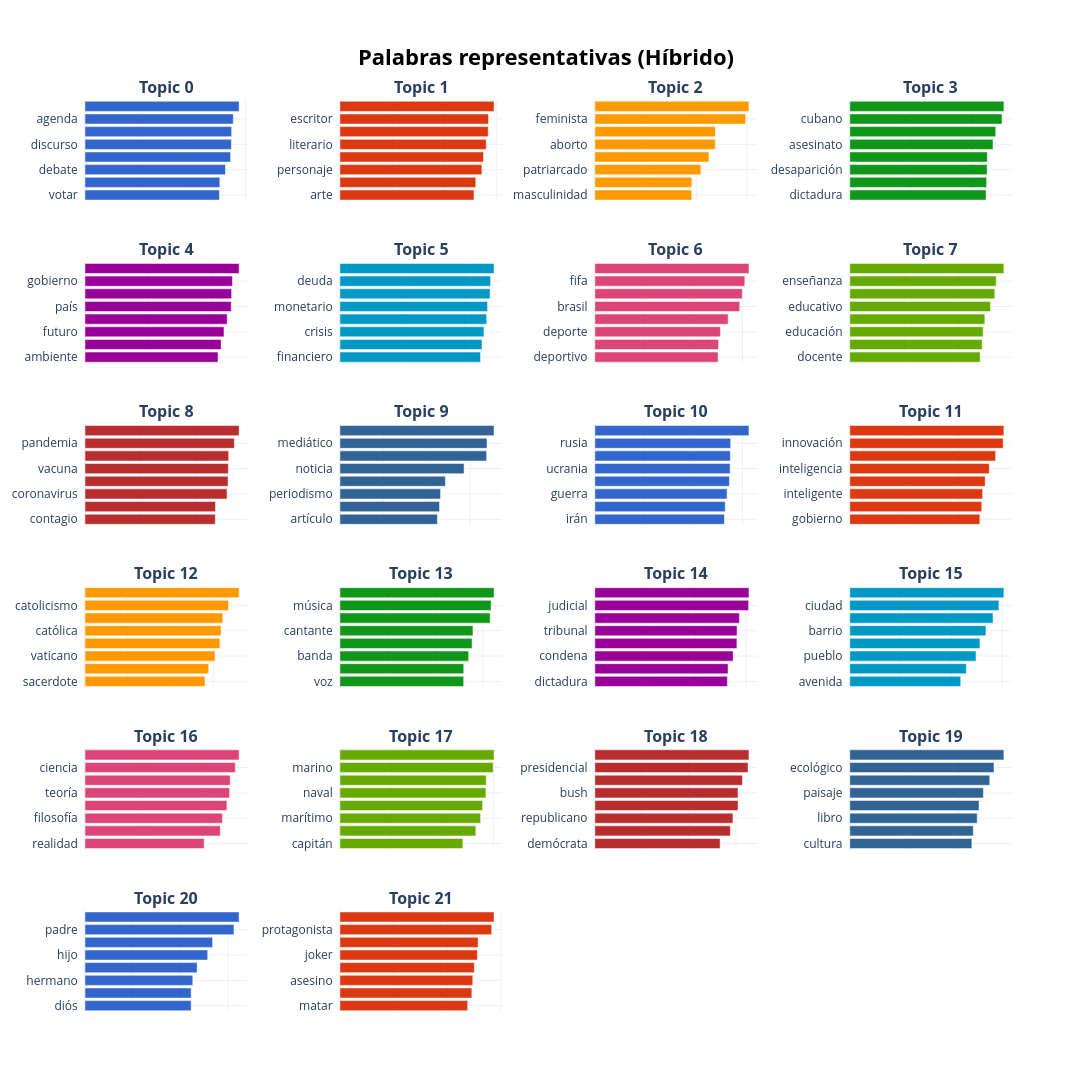

The notebook cell saved with this chart:
### Code cell
topicos_palabras(
    topic_model_reasignado, 
    df, 
    df['topic_sin_outliers']
)

### Figure 1 — Plotly figure (JSON) as saved in the notebook; plotly's stock layout.template omitted (floating-point values rounded to 4 significant figures)
{"data": [{"hovertemplate": "<b>Término:</b> %{y}<br><b>Relevancia:</b> %{x:.3f}<extra></extra>", "marker": {"color": "#3366CC"}, "orientation": "h", "type": "bar", "x": [0.5025, 0.504, 0.525, 0.5443, 0.547, 0.5481, 0.5544, 0.5761], "xaxis": "x", "y": ["votar  ", "coalición  ", "debate  ", "electoral  ", "discurso  ", "campaña  ", "agenda  ", "candidato  "], "yaxis": "y"}, {"hovertemplate": "<b>Término:</b> %{y}<br><b>Relevancia:</b> %{x:.3f}<extra></extra>", "marker": {"color": "#DC3912"}, "orientation": "h", "type": "bar", "x": [0.5124, 0.5192, 0.5423, 0.5486, 0.5589, 0.5665, 0.5676, 0.5888], "xaxis": "x2", "y": ["arte  ", "artístico  ", "personaje  ", "poeta  ", "literario  ", "autor  ", "escritor  ", "artista  "], "yaxis": "y2"}, {"hovertemplate": "<b>Término:</b> %{y}<br><b>Relevancia:</b> %{x:.3f}<extra></extra>", "marker": {"color": "#FF9900"}, "orientation": "h", "type": "bar", "x": [0.3825, 0.3828, 0.4186, 0.4503, 0.475, 0.4756, 0.5952, 0.6083], "xaxis": "x3", "y": ["masculinidad  ", "libertad  ", "patriarcado  ", "debate  ", "aborto  ", "abortar  ", "feminista  ", "feminismo  "], "yaxis": "y3"}, {"hovertemplate": "<b>Término:</b> %{y}<br><b>Relevancia:</b> %{x:.3f}<extra></extra>", "marker": {"color": "#109618"}, "orientation": "h", "type": "bar", "x": [0.4462, 0.448, 0.4497, 0.4503, 0.4689, 0.4777, 0.4986, 0.5046], "xaxis": "x4", "y": ["dictadura  ", "santiago  ", "desaparición  ", "carlos  ", "asesinato  ", "muerto  ", "cubano  ", "cuba  "], "yaxis": "y4"}, {"hovertemplate": "<b>Término:</b> %{y}<br><b>Relevancia:</b> %{x:.3f}<extra></extra>", "marker": {"color": "#990099"}, "orientation": "h", "type": "bar", "x": [0.4212, 0.431, 0.4401, 0.4502, 0.463, 0.4642, 0.4668, 0.488], "xaxis": "x5", "y": ["ambiente  ", "cambio  ", "futuro  ", "sociedad  ", "país  ", "crisis  ", "gobierno  ", "nacional  "], "yaxis": "y5"}, {"hovertemplate": "<b>Término:</b> %{y}<br><b>Relevancia:</b> %{x:.3f}<extra></extra>", "marker": {"color": "#0099C6"}, "orientation": "h", "type": "bar", "x": [0.451, 0.456, 0.4621, 0.4709, 0.4737, 0.4819, 0.4834, 0.4945], "xaxis": "x6", "y": ["financiero  ", "inflación  ", "crisis  ", "económico  ", "monetario  ", "fiscal  ", "deuda  ", "economía  "], "yaxis": "y6"}, {"hovertemplate": "<b>Término:</b> %{y}<br><b>Relevancia:</b> %{x:.3f}<extra></extra>", "marker": {"color": "#DD4477"}, "orientation": "h", "type": "bar", "x": [0.501, 0.5028, 0.5106, 0.542, 0.589, 0.5992, 0.6097, 0.6266], "xaxis": "x7", "y": ["deportivo  ", "campeón  ", "deporte  ", "barcelona  ", "brasil  ", "fútbol  ", "fifa  ", "futbolista  "], "yaxis": "y7"}, {"hovertemplate": "<b>Término:</b> %{y}<br><b>Relevancia:</b> %{x:.3f}<extra></extra>", "marker": {"color": "#66AA00"}, "orientation": "h", "type": "bar", "x": [0.4779, 0.4853, 0.489, 0.4952, 0.5159, 0.5318, 0.537, 0.565], "xaxis": "x8", "y": ["docente  ", "colegio  ", "educación  ", "enseñar  ", "educativo  ", "escolar  ", "enseñanza  ", "pedagógico  "], "yaxis": "y8"}, {"hovertemplate": "<b>Término:</b> %{y}<br><b>Relevancia:</b> %{x:.3f}<extra></extra>", "marker": {"color": "#B82E2E"}, "orientation": "h", "type": "bar", "x": [0.4721, 0.473, 0.5148, 0.5185, 0.5196, 0.5206, 0.5413, 0.5586], "xaxis": "x9", "y": ["contagio  ", "fiebre  ", "coronavirus  ", "vacunación  ", "vacuna  ", "virus  ", "pandemia  ", "epidemia  "], "yaxis": "y9"}, {"hovertemplate": "<b>Término:</b> %{y}<br><b>Relevancia:</b> %{x:.3f}<extra></extra>", "marker": {"color": "#316395"}, "orientation": "h", "type": "bar", "x": [0.4491, 0.4588, 0.4637, 0.4863, 0.5721, 0.6762, 0.6778, 0.7102], "xaxis": "x10", "y": ["artículo  ", "editorial  ", "periodismo  ", "publicar  ", "noticia  ", "periodista  ", "mediático  ", "periodístico  "], "yaxis": "y10"}, {"hovertemplate": "<b>Término:</b> %{y}<br><b>Relevancia:</b> %{x:.3f}<extra></extra>", "marker": {"color": "#3366CC"}, "orientation": "h", "type": "bar", "x": [0.526, 0.5293, 0.5367, 0.5464, 0.549, 0.5501, 0.5514, 0.6257], "xaxis": "x11", "y": ["irán  ", "ruso  ", "guerra  ", "moscú  ", "ucrania  ", "siria  ", "rusia  ", "soviético  "], "yaxis": "y11"}, {"hovertemplate": "<b>Término:</b> %{y}<br><b>Relevancia:</b> %{x:.3f}<extra></extra>", "marker": {"color": "#DC3912"}, "orientation": "h", "type": "bar", "x": [0.4783, 0.4852, 0.4884, 0.4977, 0.5128, 0.5361, 0.5641, 0.5666], "xaxis": "x12", "y": ["gobierno  ", "tech  ", "inteligente  ", "futuro  ", "inteligencia  ", "tecnología  ", "innovación  ", "tecnológico  "], "yaxis": "y12"}, {"hovertemplate": "<b>Término:</b> %{y}<br><b>Relevancia:</b> %{x:.3f}<extra></extra>", "marker": {"color": "#FF9900"}, "orientation": "h", "type": "bar", "x": [0.5615, 0.5786, 0.6085, 0.6313, 0.6367, 0.6451, 0.6713, 0.7211], "xaxis": "x13", "y": ["sacerdote  ", "jesuita  ", "vaticano  ", "católico  ", "católica  ", "arzobispo  ", "catolicismo  ", "papal  "], "yaxis": "y13"}, {"hovertemplate": "<b>Término:</b> %{y}<br><b>Relevancia:</b> %{x:.3f}<extra></extra>", "marker": {"color": "#109618"}, "orientation": "h", "type": "bar", "x": [0.5192, 0.5194, 0.54, 0.5544, 0.5581, 0.6304, 0.6341, 0.6466], "xaxis": "x14", "y": ["voz  ", "cantar  ", "banda  ", "canción  ", "cantante  ", "musical  ", "música  ", "músico  "], "yaxis": "y14"}, {"hovertemplate": "<b>Término:</b> %{y}<br><b>Relevancia:</b> %{x:.3f}<extra></extra>", "marker": {"color": "#990099"}, "orientation": "h", "type": "bar", "x": [0.5259, 0.5285, 0.5488, 0.5637, 0.5643, 0.5738, 0.6103, 0.6116], "xaxis": "x15", "y": ["dictadura  ", "sentencia  ", "condena  ", "juez  ", "tribunal  ", "juzgado  ", "judicial  ", "justicia  "], "yaxis": "y15"}, {"hovertemplate": "<b>Término:</b> %{y}<br><b>Relevancia:</b> %{x:.3f}<extra></extra>", "marker": {"color": "#0099C6"}, "orientation": "h", "type": "bar", "x": [0.4377, 0.4598, 0.4982, 0.5134, 0.5373, 0.5653, 0.5884, 0.608], "xaxis": "x16", "y": ["avenida  ", "público  ", "pueblo  ", "vecino  ", "barrio  ", "comunidad  ", "ciudad  ", "urbano  "], "yaxis": "y16"}, {"hovertemplate": "<b>Término:</b> %{y}<br><b>Relevancia:</b> %{x:.3f}<extra></extra>", "marker": {"color": "#DD4477"}, "orientation": "h", "type": "bar", "x": [0.404, 0.459, 0.466, 0.4812, 0.4903, 0.4924, 0.5098, 0.5227], "xaxis": "x17", "y": ["realidad  ", "astrología  ", "filosofía  ", "universo  ", "teoría  ", "científico  ", "ciencia  ", "astrónomo  "], "yaxis": "y17"}, {"hovertemplate": "<b>Término:</b> %{y}<br><b>Relevancia:</b> %{x:.3f}<extra></extra>", "marker": {"color": "#66AA00"}, "orientation": "h", "type": "bar", "x": [0.4806, 0.5316, 0.5501, 0.5578, 0.571, 0.5723, 0.5994, 0.6027], "xaxis": "x18", "y": ["capitán  ", "barco  ", "marítimo  ", "marina  ", "naval  ", "océano  ", "marino  ", "submarino  "], "yaxis": "y18"}, {"hovertemplate": "<b>Término:</b> %{y}<br><b>Relevancia:</b> %{x:.3f}<extra></extra>", "marker": {"color": "#B82E2E"}, "orientation": "h", "type": "bar", "x": [0.533, 0.5768, 0.5876, 0.6091, 0.6092, 0.6281, 0.6516, 0.6557], "xaxis": "x19", "y": ["demócrata  ", "obama  ", "republicano  ", "presidencia  ", "bush  ", "presidente  ", "presidencial  ", "trump  "], "yaxis": "y19"}, {"hovertemplate": "<b>Término:</b> %{y}<br><b>Relevancia:</b> %{x:.3f}<extra></extra>", "marker": {"color": "#316395"}, "orientation": "h", "type": "bar", "x": [0.4489, 0.4541, 0.4685, 0.4753, 0.4912, 0.5147, 0.5302, 0.5666], "xaxis": "x20", "y": ["cultura  ", "especie  ", "libro  ", "literario  ", "paisaje  ", "naturaleza  ", "ecológico  ", "selva  "], "yaxis": "y20"}, {"hovertemplate": "<b>Término:</b> %{y}<br><b>Relevancia:</b> %{x:.3f}<extra></extra>", "marker": {"color": "#3366CC"}, "orientation": "h", "type": "bar", "x": [0.4456, 0.4457, 0.4525, 0.4709, 0.5151, 0.5358, 0.6254, 0.647], "xaxis": "x21", "y": ["diós  ", "infantil  ", "hermano  ", "niño  ", "hijo  ", "abuelo  ", "padre  ", "papá  "], "yaxis": "y21"}, {"hovertemplate": "<b>Término:</b> %{y}<br><b>Relevancia:</b> %{x:.3f}<extra></extra>", "marker": {"color": "#DC3912"}, "orientation": "h", "type": "bar", "x": [0.4763, 0.4918, 0.4955, 0.5012, 0.5126, 0.5152, 0.5658, 0.5746], "xaxis": "x22", "y": ["matar  ", "película  ", "asesino  ", "asesinar  ", "joker  ", "personaje  ", "protagonista  ", "héroe  "], "yaxis": "y22"}], "layout": {"annotations": [{"font": {"size": 16}, "showarrow": false, "text": "<b>Topic 0</b>", "x": 0.0875, "xanchor": "center", "xref": "paper", "y": 1, "yanchor": "bottom", "yref": "paper"}, {"font": {"size": 16}, "showarrow": false, "text": "<b>Topic 1</b>", "x": 0.3625, "xanchor": "center", "xref": "paper", "y": 1, "yanchor": "bottom", "yref": "paper"}, {"font": {"size": 16}, "showarrow": false, "text": "<b>Topic 2</b>", "x": 0.6375, "xanchor": "center", "xref": "paper", "y": 1, "yanchor": "bottom", "yref": "paper"}, {"font": {"size": 16}, "showarrow": false, "text": "<b>Topic 3</b>", "x": 0.9125, "xanchor": "center", "xref": "paper", "y": 1, "yanchor": "bottom", "yref": "paper"}, {"font": {"size": 16}, "showarrow": false, "text": "<b>Topic 4</b>", "x": 0.0875, "xanchor": "center", "xref": "paper", "y": 0.8222, "yanchor": "bottom", "yref": "paper"}, {"font": {"size": 16}, "showarrow": false, "text": "<b>Topic 5</b>", "x": 0.3625, "xanchor": "center", "xref": "paper", "y": 0.8222, "yanchor": "bottom", "yref": "paper"}, {"font": {"size": 16}, "showarrow": false, "text": "<b>Topic 6</b>", "x": 0.6375, "xanchor": "center", "xref": "paper", "y": 0.8222, "yanchor": "bottom", "yref": "paper"}, {"font": {"size": 16}, "showarrow": false, "text": "<b>Topic 7</b>", "x": 0.9125, "xanchor": "center", "xref": "paper", "y": 0.8222, "yanchor": "bottom", "yref": "paper"}, {"font": {"size": 16}, "showarrow": false, "text": "<b>Topic 8</b>", "x": 0.0875, "xanchor": "center", "xref": "paper", "y": 0.6444, "yanchor": "bottom", "yref": "paper"}, {"font": {"size": 16}, "showarrow": false, "text": "<b>Topic 9</b>", "x": 0.3625, "xanchor": "center", "xref": "paper", "y": 0.6444, "yanchor": "bottom", "yref": "paper"}, {"font": {"size": 16}, "showarrow": false, "text": "<b>Topic 10</b>", "x": 0.6375, "xanchor": "center", "xref": "paper", "y": 0.6444, "yanchor": "bottom", "yref": "paper"}, {"font": {"size": 16}, "showarrow": false, "text": "<b>Topic 11</b>", "x": 0.9125, "xanchor": "center", "xref": "paper", "y": 0.6444, "yanchor": "bottom", "yref": "paper"}, {"font": {"size": 16}, "showarrow": false, "text": "<b>Topic 12</b>", "x": 0.0875, "xanchor": "center", "xref": "paper", "y": 0.4667, "yanchor": "bottom", "yref": "paper"}, {"font": {"size": 16}, "showarrow": false, "text": "<b>Topic 13</b>", "x": 0.3625, "xanchor": "center", "xref": "paper", "y": 0.4667, "yanchor": "bottom", "yref": "paper"}, {"font": {"size": 16}, "showarrow": false, "text": "<b>Topic 14</b>", "x": 0.6375, "xanchor": "center", "xref": "paper", "y": 0.4667, "yanchor": "bottom", "yref": "paper"}, {"font": {"size": 16}, "showarrow": false, "text": "<b>Topic 15</b>", "x": 0.9125, "xanchor": "center", "xref": "paper", "y": 0.4667, "yanchor": "bottom", "yref": "paper"}, {"font": {"size": 16}, "showarrow": false, "text": "<b>Topic 16</b>", "x": 0.0875, "xanchor": "center", "xref": "paper", "y": 0.2889, "yanchor": "bottom", "yref": "paper"}, {"font": {"size": 16}, "showarrow": false, "text": "<b>Topic 17</b>", "x": 0.3625, "xanchor": "center", "xref": "paper", "y": 0.2889, "yanchor": "bottom", "yref": "paper"}, {"font": {"size": 16}, "showarrow": false, "text": "<b>Topic 18</b>", "x": 0.6375, "xanchor": "center", "xref": "paper", "y": 0.2889, "yanchor": "bottom", "yref": "paper"}, {"font": {"size": 16}, "showarrow": false, "text": "<b>Topic 19</b>", "x": 0.9125, "xanchor": "center", "xref": "paper", "y": 0.2889, "yanchor": "bottom", "yref": "paper"}, {"font": {"size": 16}, "showarrow": false, "text": "<b>Topic 20</b>", "x": 0.0875, "xanchor": "center", "xref": "paper", "y": 0.1111, "yanchor": "bottom", "yref": "paper"}, {"font": {"size": 16}, "showarrow": false, "text": "<b>Topic 21</b>", "x": 0.3625, "xanchor": "center", "xref": "paper", "y": 0.1111, "yanchor": "bottom", "yref": "paper"}], "height": 1800, "hoverlabel": {"bgcolor": "white", "font": {"family": "Rockwell", "size": 16}}, "paper_bgcolor": "#ffffff", "plot_bgcolor": "rgba(0,0,0,0)", "showlegend": false, "title": {"font": {"color": "Black", "size": 22}, "text": "<b>Palabras representativas (Híbrido)</b>", "x": 0.5, "xanchor": "center", "yanchor": "top"}, "width": 1300, "xaxis": {"anchor": "y", "domain": [0, 0.175], "showgrid": true, "showticklabels": false, "title": {"text": ""}}, "xaxis10": {"anchor": "y10", "domain": [0.275, 0.45], "showgrid": true, "showticklabels": false, "title": {"text": ""}}, "xaxis11": {"anchor": "y11", "domain": [0.55, 0.725], "showgrid": true, "showticklabels": false, "title": {"text": ""}}, "xaxis12": {"anchor": "y12", "domain": [0.825, 1], "showgrid": true, "showticklabels": false, "title": {"text": ""}}, "xaxis13": {"anchor": "y13", "domain": [0, 0.175], "showgrid": true, "showticklabels": false, "title": {"text": ""}}, "xaxis14": {"anchor": "y14", "domain": [0.275, 0.45], "showgrid": true, "showticklabels": false, "title": {"text": ""}}, "xaxis15": {"anchor": "y15", "domain": [0.55, 0.725], "showgrid": true, "showticklabels": false, "title": {"text": ""}}, "xaxis16": {"anchor": "y16", "domain": [0.825, 1], "showgrid": true, "showticklabels": false, "title": {"text": ""}}, "xaxis17": {"anchor": "y17", "domain": [0, 0.175], "showgrid": true, "showticklabels": false, "title": {"text": ""}}, "xaxis18": {"anchor": "y18", "domain": [0.275, 0.45], "showgrid": true, "showticklabels": false, "title": {"text": ""}}, "xaxis19": {"anchor": "y19", "domain": [0.55, 0.725], "showgrid": true, "showticklabels": false, "title": {"text": ""}}, "xaxis2": {"anchor": "y2", "domain": [0.275, 0.45], "showgrid": true, "showticklabels": false, "title": {"text": ""}}, "xaxis20": {"anchor": "y20", "domain": [0.825, 1], "showgrid": true, "showticklabels": false, "title": {"text": ""}}, "xaxis21": {"anchor": "y21", "domain": [0, 0.175], "showgrid": true, "showticklabels": false, "title": {"text": ""}}, "xaxis22": {"anchor": "y22", "domain": [0.275, 0.45], "showgrid": true, "showticklabels": false, "title": {"text": ""}}, "xaxis23": {"anchor": "y23", "domain": [0.55, 0.725], "showgrid": true, "showticklabels": false, "title": {"text": ""}}, "xaxis24": {"anchor": "y24", "domain": [0.825, 1], "showgrid": true, "showticklabels": false, "title": {"text": ""}}, "xaxis3": {"anchor": "y3", "domain": [0.55, 0.725], "showgrid": true, "showticklabels": false, "title": {"text": ""}}, "xaxis4": {"anchor": "y4", "domain": [0.825, 1], "showgrid": true, "showticklabels": false, "title": {"text": ""}}, "xaxis5": {"anchor": "y5", "domain": [0, 0.175], "showgrid": true, "showticklabels": false, "title": {"text": ""}}, "xaxis6": {"anchor": "y6", "domain": [0.275, 0.45], "showgrid": true, "showticklabels": false, "title": {"text": ""}}, "xaxis7": {"anchor": "y7", "domain": [0.55, 0.725], "showgrid": true, "showticklabels": false, "title": {"text": ""}}, "xaxis8": {"anchor": "y8", "domain": [0.825, 1], "showgrid": true, "showticklabels": false, "title": {"text": ""}}, "xaxis9": {"anchor": "y9", "domain": [0, 0.175], "showgrid": true, "showticklabels": false, "title": {"text": ""}}, "yaxis": {"anchor": "x", "domain": [0.8889, 1], "showgrid": true}, "yaxis10": {"anchor": "x10", "domain": [0.5333, 0.6444], "showgrid": true}, "yaxis11": {"anchor": "x11", "domain": [0.5333, 0.6444], "showgrid": true}, "yaxis12": {"anchor": "x12", "domain": [0.5333, 0.6444], "showgrid": true}, "yaxis13": {"anchor": "x13", "domain": [0.3556, 0.4667], "showgrid": true}, "yaxis14": {"anchor": "x14", "domain": [0.3556, 0.4667], "showgrid": true}, "yaxis15": {"anchor": "x15", "domain": [0.3556, 0.4667], "showgrid": true}, "yaxis16": {"anchor": "x16", "domain": [0.3556, 0.4667], "showgrid": true}, "yaxis17": {"anchor": "x17", "domain": [0.1778, 0.2889], "showgrid": true}, "yaxis18": {"anchor": "x18", "domain": [0.1778, 0.2889], "showgrid": true}, "yaxis19": {"anchor": "x19", "domain": [0.1778, 0.2889], "showgrid": true}, "yaxis2": {"anchor": "x2", "domain": [0.8889, 1], "showgrid": true}, "yaxis20": {"anchor": "x20", "domain": [0.1778, 0.2889], "showgrid": true}, "yaxis21": {"anchor": "x21", "domain": [0, 0.1111], "showgrid": true}, "yaxis22": {"anchor": "x22", "domain": [0, 0.1111], "showgrid": true}, "yaxis23": {"anchor": "x23", "domain": [0, 0.1111], "showgrid": true}, "yaxis24": {"anchor": "x24", "domain": [0, 0.1111], "showgrid": true}, "yaxis3": {"anchor": "x3", "domain": [0.8889, 1], "showgrid": true}, "yaxis4": {"anchor": "x4", "domain": [0.8889, 1], "showgrid": true}, "yaxis5": {"anchor": "x5", "domain": [0.7111, 0.8222], "showgrid": true}, "yaxis6": {"anchor": "x6", "domain": [0.7111, 0.8222], "showgrid": true}, "yaxis7": {"anchor": "x7", "domain": [0.7111, 0.8222], "showgrid": true}, "yaxis8": {"anchor": "x8", "domain": [0.7111, 0.8222], "showgrid": true}, "yaxis9": {"anchor": "x9", "domain": [0.5333, 0.6444], "showgrid": true}}}
